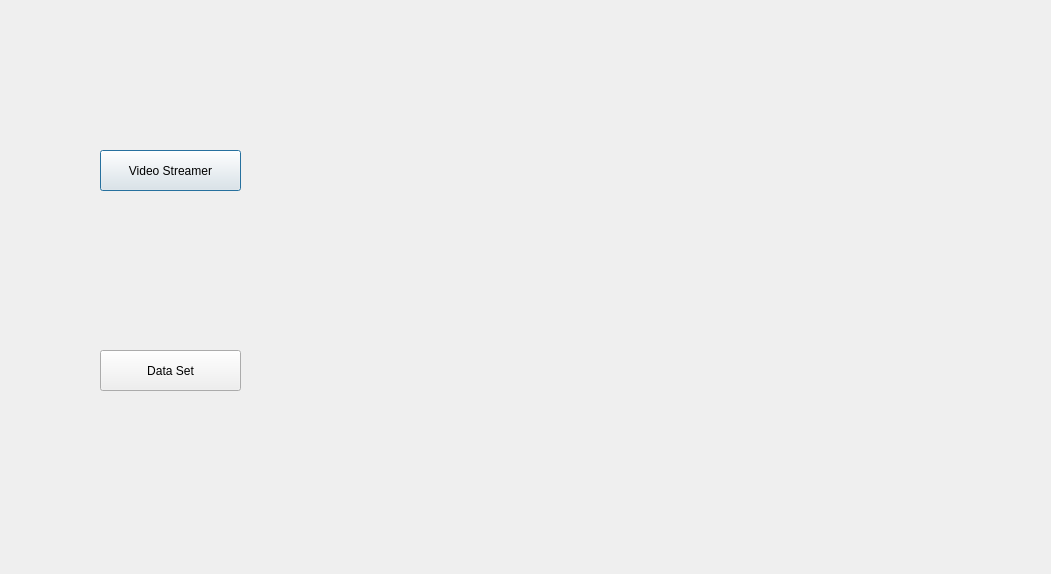
<?xml version="1.0" encoding="UTF-8"?>
<ui version="4.0">
 <class>Dialog</class>
 <widget class="QDialog" name="Dialog">
  <property name="geometry">
   <rect>
    <x>0</x>
    <y>0</y>
    <width>1051</width>
    <height>574</height>
   </rect>
  </property>
  <property name="windowTitle">
   <string>Dialog</string>
  </property>
  <property name="styleSheet">
   <string notr="true">#VideoStream{
	background-color:&quot;lightblue&quot;;
}
#DataSet{
	background-color:&quot;lightblue&quot;;
}
#Dialog{
	background-color: &quot;white&quot;;
}
#QPushButton::cliked{
	background-color:&quot;blue&quot;;
}</string>
  </property>
  <widget class="QLabel" name="label">
   <property name="geometry">
    <rect>
     <x>-630</x>
     <y>-10</y>
     <width>1721</width>
     <height>1041</height>
    </rect>
   </property>
   <property name="text">
    <string/>
   </property>
   <property name="pixmap">
    <pixmap>../../Downloads/mycctv.jpg</pixmap>
   </property>
  </widget>
  <widget class="QPushButton" name="VideoStream">
   <property name="geometry">
    <rect>
     <x>100</x>
     <y>150</y>
     <width>141</width>
     <height>41</height>
    </rect>
   </property>
   <property name="text">
    <string>Video Streamer</string>
   </property>
  </widget>
  <widget class="QPushButton" name="DataSet">
   <property name="geometry">
    <rect>
     <x>100</x>
     <y>350</y>
     <width>141</width>
     <height>41</height>
    </rect>
   </property>
   <property name="text">
    <string>Data Set</string>
   </property>
  </widget>
 </widget>
 <resources/>
 <connections/>
</ui>
